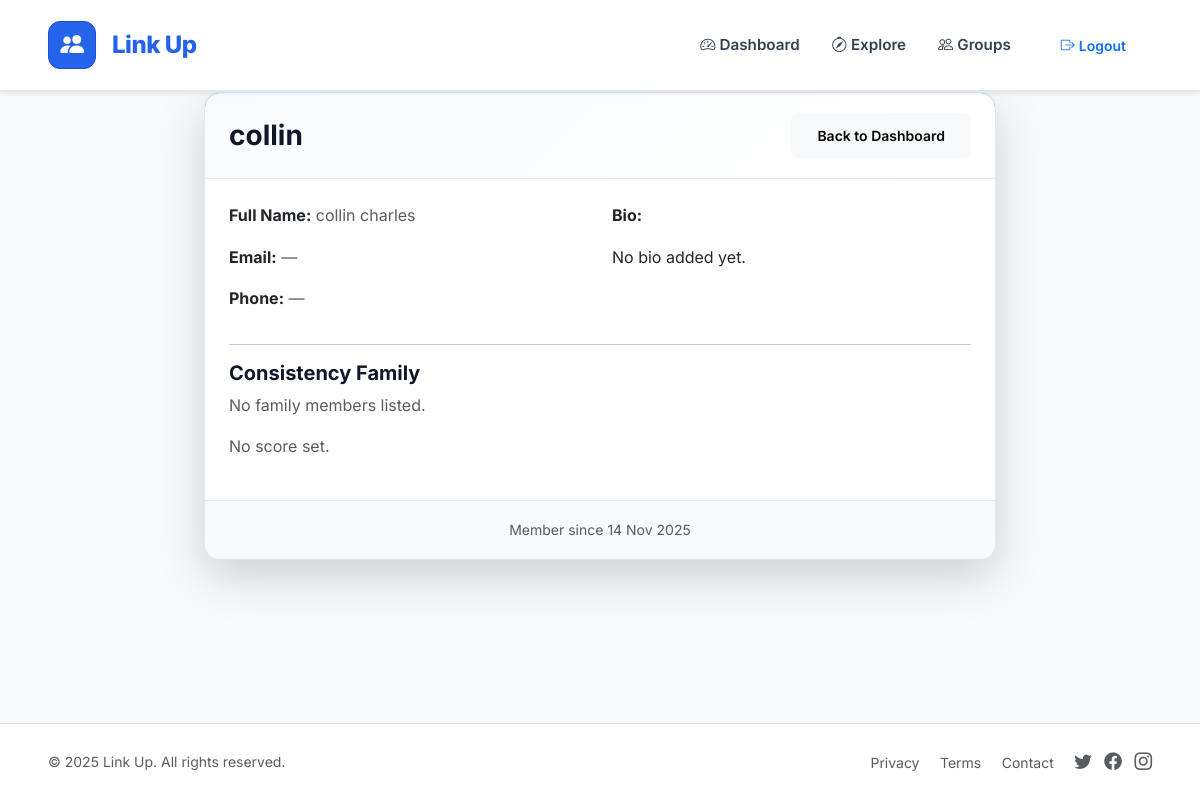
The app's page /member/1/ (signed in) with its own data.
### core/models.py (models this page shows, shortened)
class Profile(models.Model):
    user = models.OneToOneField(User, on_delete=models.CASCADE, related_name='profile')
    full_name = models.CharField(max_length=100, blank=True)
    email = models.EmailField(blank=True)
    phone = models.CharField(max_length=15, blank=True)
    bio = models.TextField(blank=True)
    avatar = models.ImageField(upload_to='avatars/', blank=True, null=True)

### core/views.py (the view)
# urls.py: path('member/<int:pk>/', views.member_detail, name='member_detail'),
@login_required
def member_detail(request, pk):
    member = get_object_or_404(Profile, pk=pk)
    return render(request, 'core/member_detail.html', {'member': member})

### templates/core/member_detail.html (shortened to what this page needs)
{% extends 'core/base.html' %}
{% load django_bootstrap5 %}
{% block content %}
<div class="row justify-content-center">
  <div class="col-lg-8">
    <div class="card shadow-lg">
      <div class="card-header bg-primary text-white d-flex justify-content-between align-items-center">
        <h3 class="mb-0">{{ member.user.username }}</h3>
        <a href="{% url 'dashboard' %}" class="btn btn-light btn-sm">
          Back to Dashboard
        </a>
      </div>
      <div class="card-body">
        <div class="row">
          <div class="col-md-6">
            <p><strong>Full Name:</strong> <span class="text-muted">{{ member.full_name|default:"—" }}</span></p>
            <p><strong>Email:</strong> <span class="text-muted">{{ member.email|default:"—" }}</span></p>
            <p><strong>Phone:</strong> <span class="text-muted">{{ member.phone|default:"—" }}</span></p>
          </div>
          <div class="col-md-6">
            <p><strong>Bio:</strong></p>
            <p class="text-muted">{{ member.bio|default:"No bio added yet."|linebreaks }}</p>
          </div>
        </div>
        <hr>
        <h5 class="mt-3">Consistency Family</h5>
        {% if member.consistency_family.members %}
          <p><strong>Family Members:</strong></p>
          <div class="d-flex flex-wrap gap-2 mb-3">
            {% for m in member.consistency_family.members %}
              <span class="badge bg-secondary fs-6">{{ m }}</span>
            {% endfor %}
          </div>
        {% else %}
          <p class="text-muted">No family members listed.</p>
        {% endif %}
        {% if member.consistency_family.score %}
          <p><strong>Consistency Score:</strong>
            <span class="badge bg-success fs-5">{{ member.consistency_family.score }}%</span>
          </p>
        {% else %}
          <p class="text-muted">No score set.</p>
        {% endif %}
      </div>
      <div class="card-footer text-center">
        <small class="text-muted">
          Member since {{ member.user.date_joined|date:"d M Y" }}
        </small>
      </div>
    </div>
  </div>
</div>
{% endblock %}

### static/css/style.css (style rules this page uses)
:root { --primary: #2563eb; --primary-dark: #1d4ed8; --primary-light: #3b82f6; --accent: #8b5cf6; --success: #10b981; --warning: #f59e0b; --danger: #ef4444; --info: #06b6d4; --dark: #1e293b; --gray-900: #0f172a; --gray-800: #1e293b; --gray-700: #334155; --gray-600: #475569; --gray-500: #64748b; --gray-400: #94a3b8; --gray-300: #cbd5e1; --gray-200: #e2e8f0; --gray-100: #f1f5f9; --gray-50: #f8fafc; --bg-body: #f8fafc; --bg-white: #ffffff; --shadow-sm: 0 1px 2px 0 rgba(0, 0, 0, 0.05); --shadow: 0 1px 3px 0 rgba(0, 0, 0, 0.1), 0 1px 2px -1px rgba(0, 0, 0, 0.1); --shadow-md: 0 4px 6px -1px rgba(0, 0, 0, 0.1), 0 2px 4px -2px rgba(0, 0, 0, 0.1); --shadow-lg: 0 10px 15px -3px rgba(0, 0, 0, 0.1), 0 4px 6px -4px rgba(0, 0, 0, 0.1); --shadow-xl: 0 20px 25px -5px rgba(0, 0, 0, 0.1), 0 8px 10px -6px rgba(0, 0, 0, 0.1); --radius-sm: 0.375rem; --radius: 0.5rem; --radius-md: 0.75rem; --radius-lg: 1rem; --radius-xl: 1.5rem; --radius-full: 9999px; --transition: all 0.2s ease-in-out; }
* { box-sizing: border-box; }
body { font-family: 'Inter', -apple-system, BlinkMacSystemFont, 'Segoe UI', Roboto, 'Helvetica Neue', Arial, sans-serif; background: var(--bg-body); color: var(--gray-800); line-height: 1.6; }
h1, h2, h3, h4, h5, h6 { font-weight: 700; color: var(--gray-900); line-height: 1.2; }
a { text-decoration: none; transition: var(--transition); }
.card { border: 1px solid var(--gray-200); border-radius: var(--radius-lg); background: white; box-shadow: var(--shadow-sm); transition: var(--transition); overflow: hidden; }
.card-header { background: linear-gradient(135deg, var(--gray-50) 0%, white 100%); border-bottom: 1px solid var(--gray-200); font-weight: 600; padding: 1.25rem 1.5rem; }
.card-body { padding: 1.5rem; }
.card-footer { background: var(--gray-50); border-top: 1px solid var(--gray-200); padding: 1rem 1.5rem; }
.btn { font-weight: 600; padding: 0.625rem 1.5rem; border-radius: var(--radius); transition: var(--transition); border: 2px solid transparent; }

### records on screen
Profile: user.username "collin", full_name "collin charles", email "—", phone "—", bio "No bio added yet.", user.date_joined "14 Nov 2025"
